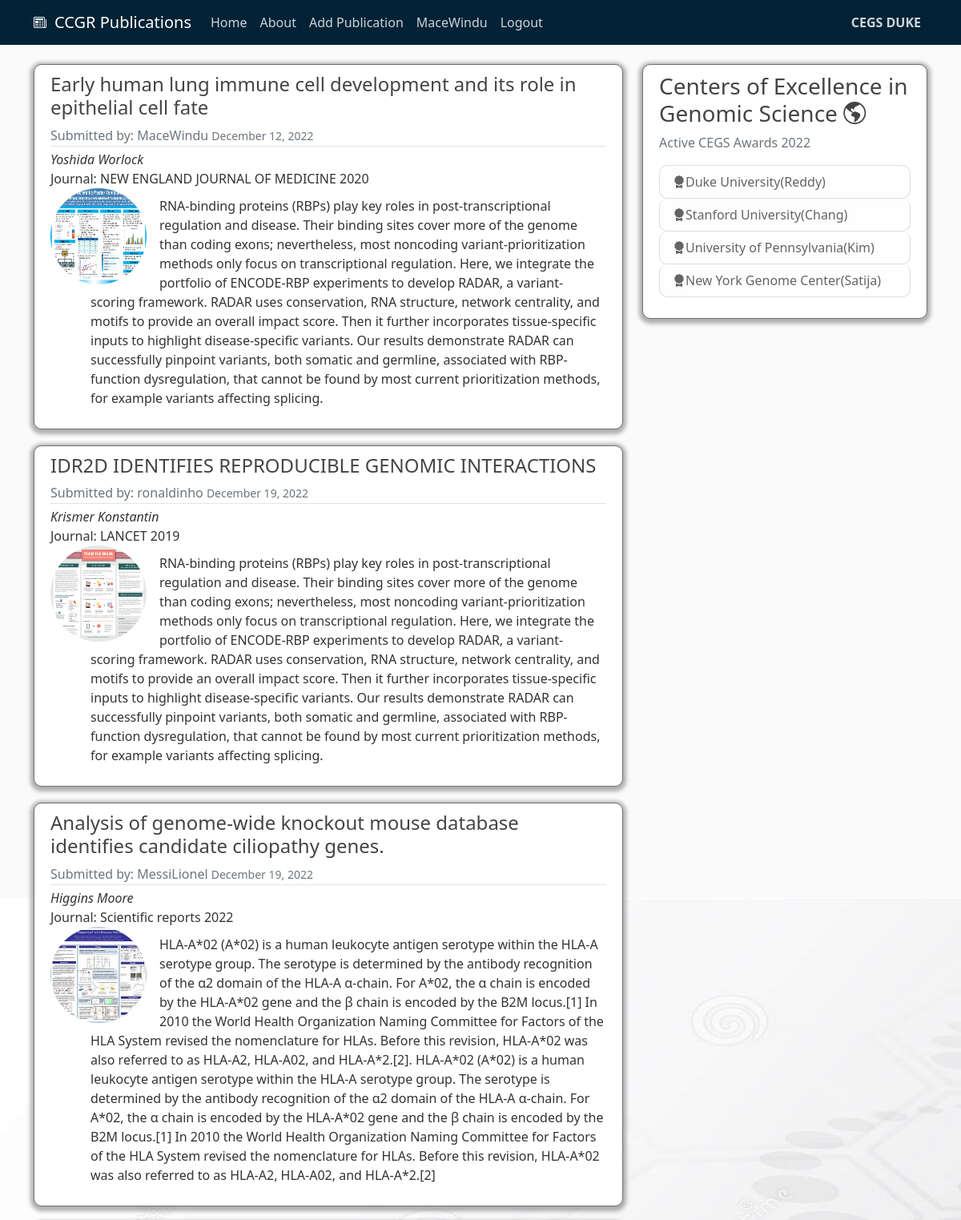
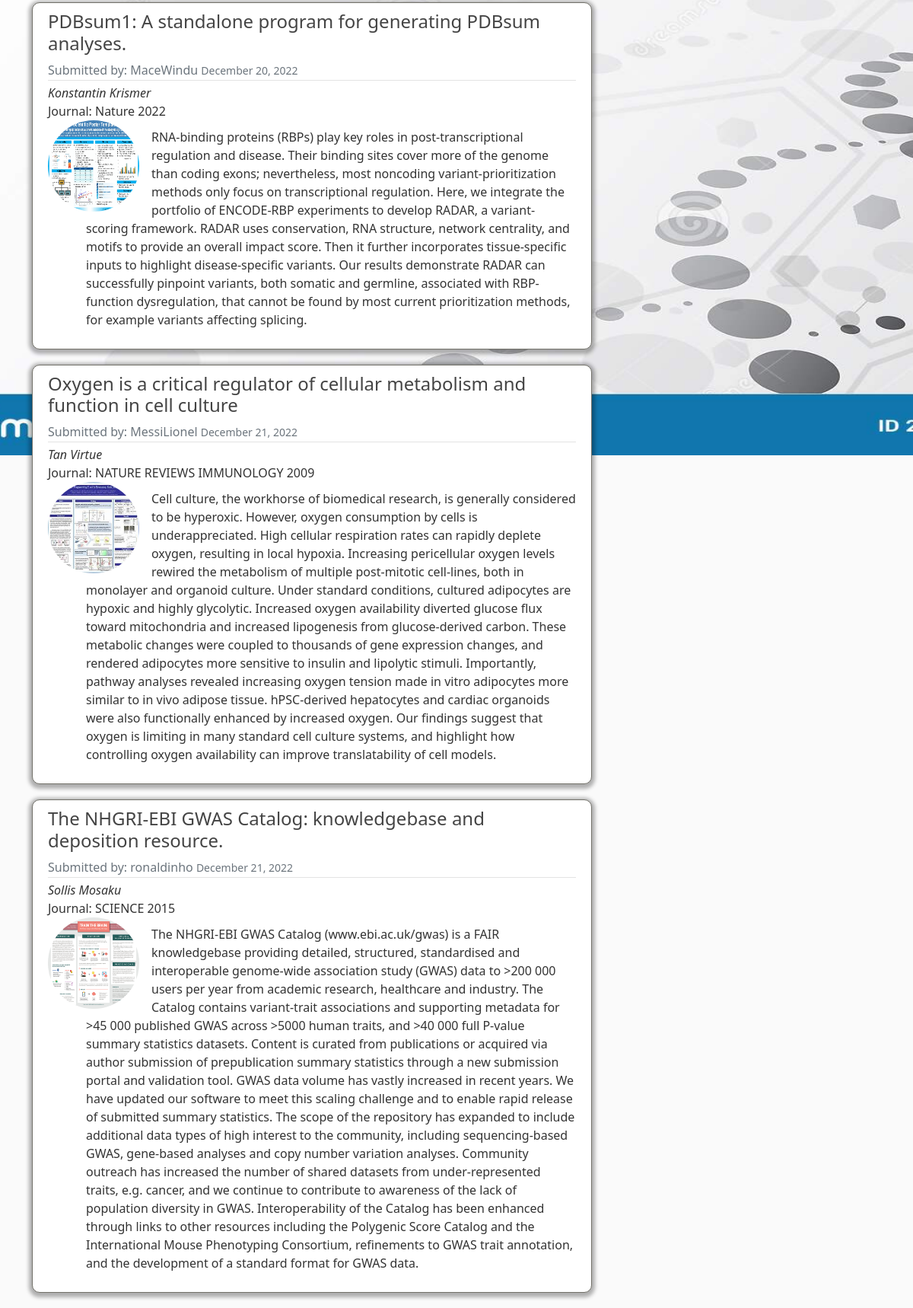
The app's page / (signed in) with its own data (2 pictures, top to bottom).
### publications/models.py (models this page shows, shortened)
class Publication(models.Model):
    title = models.CharField(max_length=115)
    first_author_first_name = models.CharField(max_length=20)
    first_author_last_name = models.CharField(max_length=20)
    author_list = models.TextField()
    abstract = models.TextField()
    references = models.CharField(max_length=50)
    laboratory = models.CharField(max_length=50)
    journal_name = models.CharField(max_length=50)
    journal_volume = models.CharField(max_length=10)
    published_date = models.DateField("Published Date(mm/dd/yyyy)",
        auto_now_add=False, auto_now=False, blank=True, null=True
    )
    date_posted = models.DateTimeField(default=timezone.now)
    user = models.ForeignKey(User, on_delete=models.CASCADE)

### users/models.py (models this page shows, shortened)
class Profile(models.Model):
    user = models.OneToOneField(User, on_delete=models.CASCADE)
    profile_image = models.ImageField(default="default.jpg", upload_to="profile_pics")

### publications/views.py (the view)
# urls.py: path("", PublicationListView.as_view(), name="publications-home"),
class PublicationListView(ListView):
    model = Publication
    template_name = "publications/home.html"
    context_object_name = "publications"
    ordering = ["date_posted"]

### publications/templates/publications/home.html
<!DOCTYPE html>
<html>
{% extends "publications/application.html" %}
{% block content %}
    {% for publication in publications %}
        <article class="media content-section">
            <div class="media-body">
                <div class="article-metadata">
                    <h4><a class="article-title" href="{% url 'publication-detail' publication.id %}"> {{ publication.title }}</a></h4>
                     <a class="mr-2 article-title text-muted" href="{% url 'user-publications' publication.user.username %}"> Submitted by: {{ publication.user }}</a>
                    <small class="text-muted">{{ publication.date_posted|date:"F d, Y" }}</small>
                </div>
                <div style="font-style: italic;">{{ publication.first_author_first_name }} {{ publication.first_author_last_name}}</div>
                <div>Journal: {{ publication.journal_name }} {{ publication.journal_volume}}</div>
                <img class= "rounded-circle article-img" src="{{ publication.user.profile.profile_image.url }}" style="float:left;width:120px;height:120px;">
                <div><p class="article-content">{{ publication.abstract }}</p></div>
            </div>
        </article>
    {% endfor %}
{% endblock content %}

### publications/templates/publications/application.html (shortened to what this page needs)
{% load static %}
<!DOCTYPE html>
<html>
<head>
  <link href="https://cdn.jsdelivr.net/npm/bootstrap@5.0.2/dist/css/bootstrap.min.css" rel="stylesheet"
>
  <link rel="stylesheet" href="https://cdn.jsdelivr.net/npm/bootstrap-icons@1.10.2/font/bootstrap-icons.css">
  <link rel="stylesheet" type="text/css" href="{% static 'publications/main.css' %}">
</head>
<body id="bg" style="background-image: url('{% static 'publications/background-image3.jpg'%}')">
  <header class="site-header">
    <nav class="navbar navbar-expand-md navbar-dark bg-steel fixed-top">
      <div class="container">
        <i class="bi bi-newspaper" style="color: aliceblue; padding-right: 10px;" ></i>
        <a class="navbar-brand mr-4" href="/">CCGR Publications</a>
        <div class="collapse navbar-collapse" id="navbarToggle">
          <div class="navbar-nav mr-auto">
            <a class="nav-item nav-link" href="{% url 'publications-home' %}">Home</a>
            <a class="nav-item nav-link" href="https://www.genome.gov/Funded-Programs-Projects/Centers-of-Excellence-in-Genomic-Science">About</a>
            {% if user.is_authenticated %}
            <a class="nav-item nav-link" href="{% url 'publication-create' %}">Add Publication</a>
            <a class="nav-item nav-link" href="{% url 'profile' %}">{{ user.username }}</a>
            <a class="nav-item nav-link" href="{% url 'logout' %}">Logout</a>
            {% else %}
            <a class="nav-item nav-link" href="{% url 'login' %}">Login</a>
            <a class="nav-item nav-link" href="{% url 'user-register' %}">Register</a>
            {% endif %}
          </div>
          <div class="navbar-nav ms-auto">
            <a class="nav-item nav-link" href="http://reddylab.org/" style="font-weight: bold;"> CEGS DUKE</a>
          </div>
        </div>
      </div>
    </nav>
  </header>
  <main role="main" class="container">
    <div class="row">
      <div class="col-md-8">
        {% block content %}{% endblock %}
      </div>
      <div class="col-md-4">
        <div class="content-section">
          <h3>Centers of Excellence in Genomic Science <i class="bi bi-globe-americas"></i></h3>
          <p class='text-muted'> Active CEGS Awards 2022
          <ul class="list-group">
            <li class="list-group-item list-group-item-light" style="border-radius: 10px;"><i class="bi bi-award-fill"></i>Duke University(Reddy)</li>
            <li class="list-group-item list-group-item-light" style="border-radius: 10px;"><i class="bi bi-award-fill"></i>Stanford University(Chang)</li>
            <li class="list-group-item list-group-item-light" style="border-radius: 10px;"><i class="bi bi-award-fill"></i>University of Pennsylvania(Kim)</li>
            <li class="list-group-item list-group-item-light" style="border-radius: 10px;"><i class="bi bi-award-fill"></i>New York Genome Center(Satija)</li>
          </ul>
          </p>
        </div>
      </div>
    </div>
  </main>
</body>
</html>

### publications/static/publications/main.css (style rules this page uses)
body { background: #fafafa; color: #333333; margin-top: 5rem; }
h1, h2, h3, h4, h5, h6 { color: #444444; }
ul { margin: 0; }
.bg-steel { background-color: #032235; }
.site-header .navbar-nav .nav-link { color: #cbd5db; }
.content-section { background: #ffffff; padding: 10px 20px; border: 1px solid #727169; border-radius: 10px; margin-bottom: 20px; box-shadow: 0px 2px 5px 4px rgba(0,0,0,.3); }
.article-title { color: #444444; text-decoration: none; }
.article-content { white-space: pre-line; padding-left: 50px; padding-top: 10px; }
.article-img { height: 65px; width: 65px; margin-right: 16px; }
.article-metadata { padding-bottom: 1px; margin-bottom: 4px; border-bottom: 1px solid #e3e3e3 }

### publications/templates/publications/application.html (style rules this page uses)
#bg { background-size: 2000px 1000px; background-repeat: no-repeat; background-position: center; background-attachment: fixed; }

### records on screen
Publication: title "Early human lung immune cell development and its role in epithelial cell fate", user "MaceWindu", date_posted "December 12, 2022", first_author_first_name "Yoshida", first_author_last_name "Worlock", journal_name "NEW ENGLAND JOURNAL OF MEDICINE", journal_volume "2020", user.profile.profile_image (picture), abstract "RNA-binding proteins (RBPs) play key roles in post-transcriptional regulation and disease. Their binding sites cover more of the genome than coding exons; nevertheless, most noncoding variant-prioritization methods only focus on transcriptional regulation. Here, we integrate the portfolio of ENCODE-RBP experiments to develop RADAR, a variant-scoring framework. RADAR uses conservation, RNA structure, network centrality, and motifs to provide an overall impact score. Then it further incorporates tissue-specific inputs to highlight disease-specific variants. Our results demonstrate RADAR can successfully pinpoint variants, both somatic and germline, associated with RBP-function dysregulation,…"
Publication: title "IDR2D IDENTIFIES REPRODUCIBLE GENOMIC INTERACTIONS", user "ronaldinho", date_posted "December 19, 2022", first_author_first_name "Krismer", first_author_last_name "Konstantin", journal_name "LANCET", journal_volume "2019", user.profile.profile_image (picture), abstract "RNA-binding proteins (RBPs) play key roles in post-transcriptional regulation and disease. Their binding sites cover more of the genome than coding exons; nevertheless, most noncoding variant-prioritization methods only focus on transcriptional regulation. Here, we integrate the portfolio of ENCODE-RBP experiments to develop RADAR, a variant-scoring framework. RADAR uses conservation, RNA structure, network centrality, and motifs to provide an overall impact score. Then it further incorporates tissue-specific inputs to highlight disease-specific variants. Our results demonstrate RADAR can successfully pinpoint variants, both somatic and germline, associated with RBP-function dysregulation,…"
Publication: title "Analysis of genome-wide knockout mouse database identifies candidate ciliopathy genes.", user "MessiLionel", date_posted "December 19, 2022", first_author_first_name "Higgins", first_author_last_name "Moore", journal_name "Scientific reports", journal_volume "2022", user.profile.profile_image (placeholder picture), abstract "HLA-A*02 (A*02) is a human leukocyte antigen serotype within the HLA-A serotype group. The serotype is determined by the antibody recognition of the α2 domain of the HLA-A α-chain. For A*02, the α chain is encoded by the HLA-A*02 gene and the β chain is encoded by the B2M locus.[1] In 2010 the World Health Organization Naming Committee for Factors of the HLA System revised the nomenclature for HLAs. Before this revision, HLA-A*02 was also referred to as HLA-A2, HLA-A02, and HLA-A*2.[2]. HLA-A*02 (A*02) is a human leukocyte antigen serotype within the HLA-A serotype group. The serotype is determined by the antibody recognition of the α2 domain of the HLA-A α-chain. For A*02, the α chain is…"
Publication: title "PDBsum1: A standalone program for generating PDBsum analyses.", user "MaceWindu", date_posted "December 20, 2022", first_author_first_name "Konstantin", first_author_last_name "Krismer", journal_name "Nature", journal_volume "2022", user.profile.profile_image (picture), abstract "RNA-binding proteins (RBPs) play key roles in post-transcriptional regulation and disease. Their binding sites cover more of the genome than coding exons; nevertheless, most noncoding variant-prioritization methods only focus on transcriptional regulation. Here, we integrate the portfolio of ENCODE-RBP experiments to develop RADAR, a variant-scoring framework. RADAR uses conservation, RNA structure, network centrality, and motifs to provide an overall impact score. Then it further incorporates tissue-specific inputs to highlight disease-specific variants. Our results demonstrate RADAR can successfully pinpoint variants, both somatic and germline, associated with RBP-function dysregulation,…"
Publication: title "Oxygen is a critical regulator of cellular metabolism and function in cell culture", user "MessiLionel", date_posted "December 21, 2022", first_author_first_name "Tan", first_author_last_name "Virtue", journal_name "NATURE REVIEWS IMMUNOLOGY", journal_volume "2009", user.profile.profile_image (placeholder picture), abstract "Cell culture, the workhorse of biomedical research, is generally considered to be hyperoxic. However, oxygen consumption by cells is underappreciated. High cellular respiration rates can rapidly deplete oxygen, resulting in local hypoxia. Increasing pericellular oxygen levels rewired the metabolism of multiple post-mitotic cell-lines, both in monolayer and organoid culture. Under standard conditions, cultured adipocytes are hypoxic and highly glycolytic. Increased oxygen availability diverted glucose flux toward mitochondria and increased lipogenesis from glucose-derived carbon. These metabolic changes were coupled to thousands of gene expression changes, and rendered adipocytes more…"
Publication: title "The NHGRI-EBI GWAS Catalog: knowledgebase and deposition resource.", user "ronaldinho", date_posted "December 21, 2022", first_author_first_name "Sollis", first_author_last_name "Mosaku", journal_name "SCIENCE", journal_volume "2015", user.profile.profile_image (picture), abstract "The NHGRI-EBI GWAS Catalog (www.ebi.ac.uk/gwas) is a FAIR knowledgebase providing detailed, structured, standardised and interoperable genome-wide association study (GWAS) data to >200 000 users per year from academic research, healthcare and industry. The Catalog contains variant-trait associations and supporting metadata for >45 000 published GWAS across >5000 human traits, and >40 000 full P-value summary statistics datasets. Content is curated from publications or acquired via author submission of prepublication summary statistics through a new submission portal and validation tool. GWAS data volume has vastly increased in recent years. We have updated our software to meet this scaling…"

### other values on screen
{{ user.username }} "MaceWindu"
